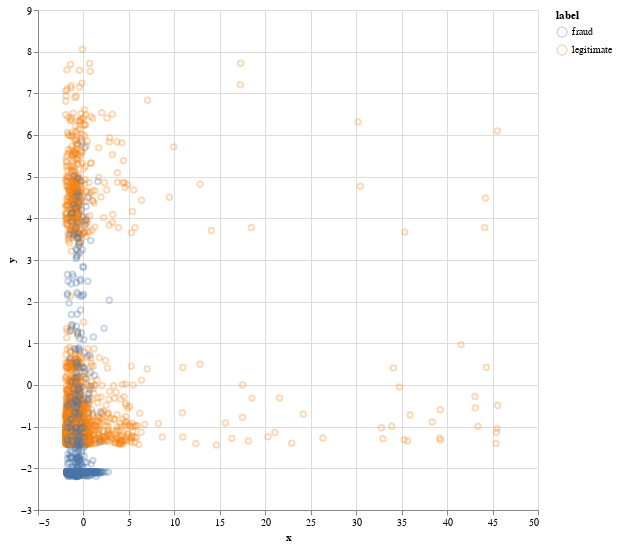

The notebook cell this image was saved under:
### Code cell
import altair as alt
alt.Chart(pca_vis_sample).mark_point(opacity=0.3).encode(
    x="x:Q", 
    y="y:Q", 
    color="label"
).properties(width=500, height=500).interactive()

### Figure 1 — Vega-Lite specification as saved in the notebook (floating-point values rounded to 4 significant figures; data arrays with more than 128 entries replaced by an {"elided": "..."} marker saying what was removed)
{"config": {"view": {"continuousWidth": 400, "continuousHeight": 300}}, "data": {"name": "data-0b84bd53e0acce78faf855cadb2eb9e5"}, "mark": {"type": "point", "opacity": 0.3}, "encoding": {"color": {"type": "nominal", "field": "label"}, "x": {"type": "quantitative", "field": "x"}, "y": {"type": "quantitative", "field": "y"}}, "height": 500, "selection": {"selector001": {"type": "interval", "bind": "scales", "encodings": ["x", "y"]}}, "width": 500, "$schema": "https://vega.github.io/schema/vega-lite/v4.8.1.json", "datasets": {"data-0b84bd53e0acce78faf855cadb2eb9e5": {"elided": "5000 records"}}}
